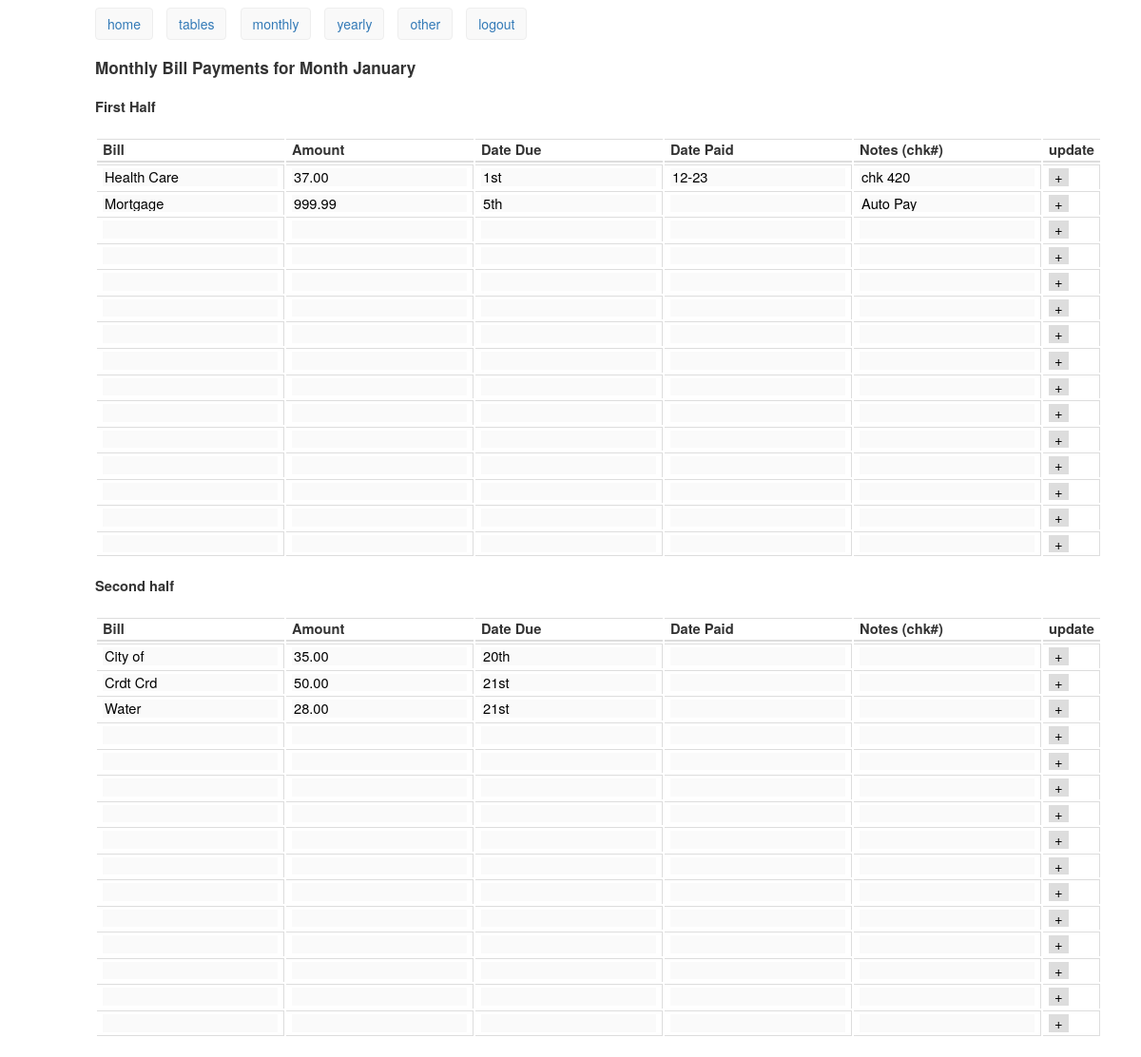
Screenshot of /janview.php (signed in) with the database file from the repository.
### tables this page shows
CREATE TABLE IF NOT EXISTS `jan` (
  `id` int(11) NOT NULL AUTO_INCREMENT,
  `bill` varchar(100) DEFAULT NULL,
  `amnt` varchar(25) DEFAULT NULL,
  `dtdue` varchar(25) DEFAULT NULL,
  `dtpaid` varchar(25) DEFAULT NULL,
  `notes` varchar(100) DEFAULT NULL,
  `more` int(3) DEFAULT '0',
  PRIMARY KEY (`id`)
);

### janview.php (the view, shortened to what this page needs)
<!DOCTYPE html>
<html lang="en">
<head>
    <link rel="stylesheet" href="style.css">
</head>
<body>
    <div class="page">
        <div class="container">
            <div class="row">
                <?php include 'nav.php'; ?>
                <h3>Monthly Bill Payments for Month January</h3>
		        <h4>First Half</h4>
		        <table class="table">
                    <thead>
                        <tr>
                          <th>Bill</th>
                          <th>Amount</th>
                          <th>Date Due</th>
		                  <th>Date Paid</th>
		                  <th>Notes (chk#)</th>
		                  <th class="noprint">update</th>
                        </tr>
                    </thead>
                    <tbody>
<?php
	$pdo = Database::connect();
	$pdo->setAttribute(PDO::ATTR_ERRMODE, PDO::ERRMODE_EXCEPTION);
	$sql = $pdo->query("SELECT * FROM jan WHERE more = 0");
		foreach ($sql as $row) {
?>
                    <tr>
                    <td class="upform"><input type="text" name="bill" value="<?php echo $row['bill']; ?>"></td>
                    <td class="upform"><input type="text" name="amnt" value="<?php echo $row['amnt']; ?>"></td>
		            <td class="upform"><input type="text" name="dtdue" value="<?php echo $row['dtdue']; ?>"></td>
		            <td class="upform"><input type="text" name="dtpaid" value="<?php echo $row['dtpaid']; ?>"></td>
                    <td class="upform"><input type="text" name="notes" value="<?php echo $row['notes']; ?>"></td>
                    <td class="upform noprint">
                    <form class="upform" action="process.php" method="POST">
                        <input type="submit" name="submit_jan" value="+"></form></td>
                    </tr>
<?php } ?>
                    </tbody>
                </table>
                <h4>Second half</h4>
                <table class="table">
                    <thead>
                    <tr>
                      <th>Bill</th>
                      <th>Amount</th>
                      <th>Date Due</th>
            		  <th>Date Paid</th>
		              <th>Notes (chk#)</th>
		              <th class="noprint">update</th>
                    </tr>
                    </thead>
                    <tbody>
<?php
$sql = $pdo->query("SELECT * FROM jan WHERE more = 1");
	foreach ($sql as $row) {
?>
                    <tr>
                    <td class="upform"><input type="text" name="bill" value="<?php echo $row['bill']; ?>"></td>
                    <td class="upform"><input type="text" name="amnt" value="<?php echo $row['amnt']; ?>"></td>
		            <td class="upform"><input type="text" name="dtdue" value="<?php echo $row['dtdue']; ?>"></td>
		            <td class="upform"><input type="text" name="dtpaid" value="<?php echo $row['dtpaid']; ?>"></td>
                    <td class="upform"><input type="text" name="notes" value="<?php echo $row['notes']; ?>"></td>
                    <td class="upform noprint">
                    <form class="upform" action="process.php" method="POST">
                        <input type="submit" name="submit_jan" value="+"></form></td>
                  </tr>
<?php } ?>
                  </tbody>
                </table>
        </div>
    </div>
</div><div class="clearfix"></div>
</body>
</html>

### nav.php
<div class="nav">
    <ul class="list-inline">
    <li><a href="index.php" title="">home</a></li>
    <li><a href="tables.php" title="">tables</a></li>
    <li><a href="tables.php" title="">monthly</a></li>
    <li><a href="" title="">yearly</a></li>
    <li><a href="" title="">other</a></li>
    <li><a href="inc/logout.php" title="">logout</a></li>
    </ul>
</div>

### style.css (style rules this page uses)
*:before, *:after { -webkit-box-sizing: border-box; -moz-box-sizing: border-box; box-sizing: border-box; }
html { font-size: 10px; -webkit-tap-highlight-color: rgba(0, 0, 0, 0); }
body { font-family: "Helvetica Neue", Helvetica, Arial, sans-serif; font-size: 14px; line-height: 1.42857143; color: #333; background-color: #fff; }
input, button, select, textarea { font-family: inherit; font-size: inherit; line-height: inherit; }
a { color: #337ab7; text-decoration: none; }
.container { background: white; padding-right: 15px; padding-left: 15px; margin-right: auto; margin-left: auto; }
@media (min-width: 768px) { .container { width: 750px; } }
@media (min-width: 992px) { .container { width: 970px; } }
.row { margin-right: -15px; margin-left: -15px; }
table { background-color: #fff; }
th { text-align: left; }
.table { width: 100%; max-width: 100%; margin-bottom: 20px; }
.table > thead > tr > th, .table > tbody > tr > th, .table > tfoot > tr > th, .table > thead > tr > td, .table > tbody > tr > td, .table > tfoot > tr > td { padding: 3px 6px; line-height: 1.128; vertical-align: top; border-top: 1px solid #ddd; }
.table > thead > tr > th { vertical-align: bottom; border-bottom: 2px solid #ddd; }
td { border-right: thin solid #ddd; }
tr:last-child td { border-bottom: thin solid #ddd; }
.nav li a { display: inline-block; padding: 6px 12px; margin-bottom: 0; font-size: 14px; font-weight: normal; line-height: 1.42857143; text-align: center; white-space: nowrap; vertical-align: middle; -ms-touch-action: manipulation; touch-action: manipulation; cursor: pointer; -webkit-user-select: none; -moz-user-select: none; -ms-user-select: none; user-select: none; background: #f9f9f9; border: 1px solid #eee; border-radius: 4px; }
ul, ol { margin-top: 0; margin-bottom: 10px; }
.list-inline { padding-left: 0; margin-left: -5px; list-style: none; }
.list-inline > li { display: inline-block; padding-right: 5px; padding-left: 5px; }
form.upform input, td.upform input { background: #fafafa; background-image: none; border: none; }
form.upform input[type=submit] { background: #ddd; cursor: pointer; }
.page { font-size: 11pt; margin: 0 auto; }

### rows the page displays
jan: bill "Health Care", amnt "37.00", dtdue "1st", dtpaid "12-23", notes "chk 420"
jan: bill "Mortgage", amnt "999.99", dtdue "5th", notes "Auto Pay"
jan: bill "City of", amnt "35.00", dtdue "20th"
jan: bill "Crdt Crd", amnt "50.00", dtdue "21st"
jan: bill "Water", amnt "28.00", dtdue "21st"
